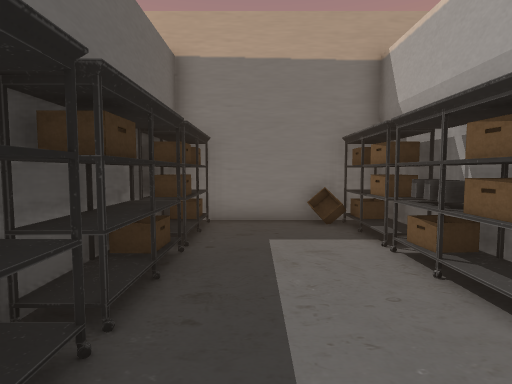
View 1 (above)

19 first-person views from a walk through a 3-D level made in the Unity game engine. The camera is 1.4 m above the floor, tilts 4° down and sees 80° across. The floor is counted in squares, 1 m on a side. Each view is taken from the middle of a square. On the plan, view 1 faces up. The plan holds only what a view shows up to about 14 squares ahead; the rest is blank. The place goes on beyond the plan. The player is left out.

View 2
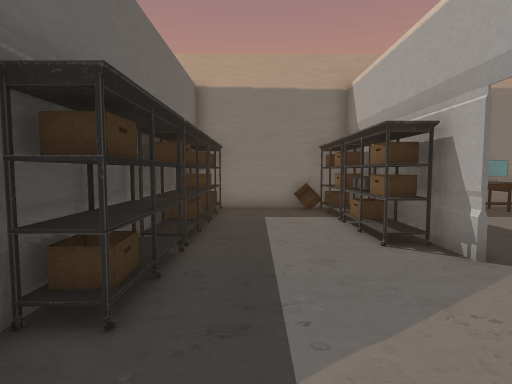

View 3
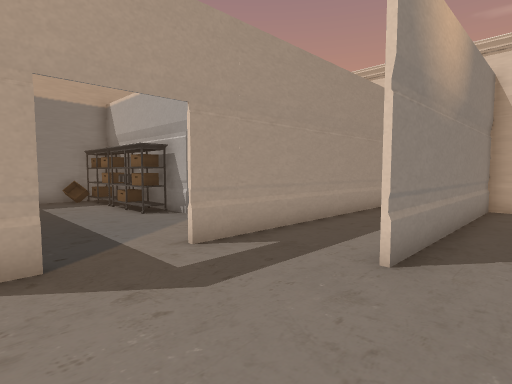

View 4
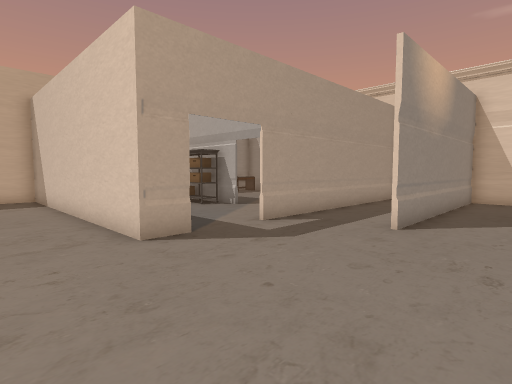

View 5
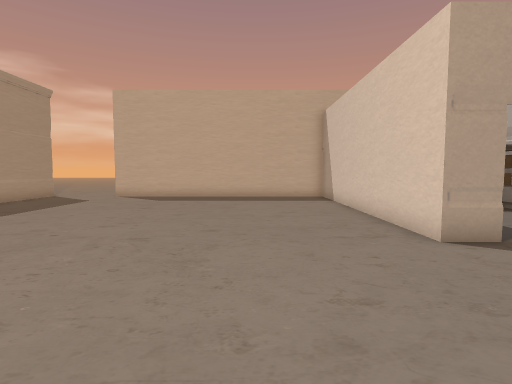

View 6
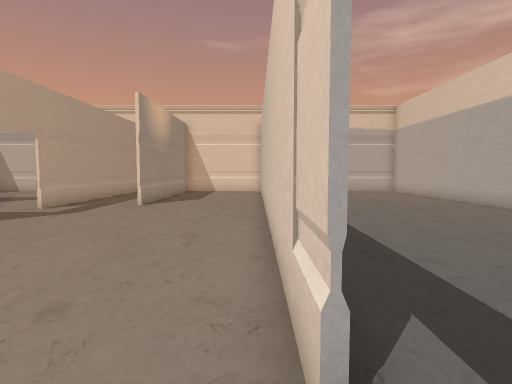

View 7
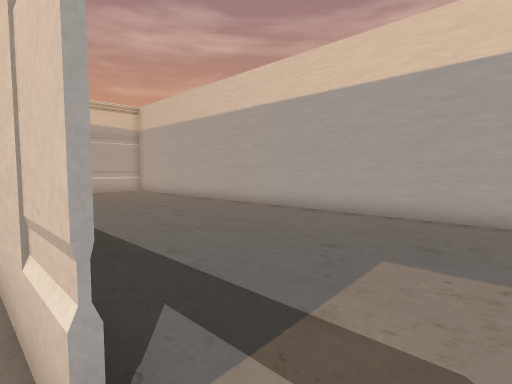

View 8
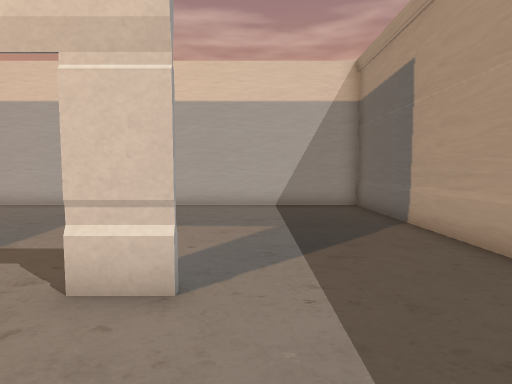

View 9
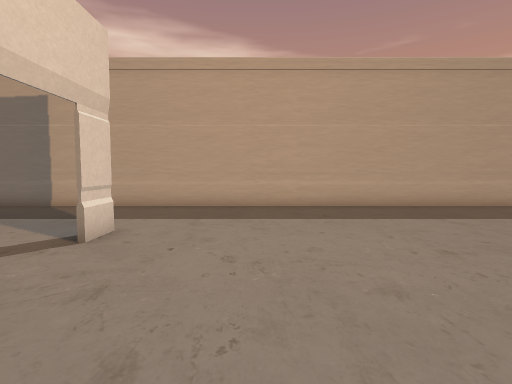

View 10
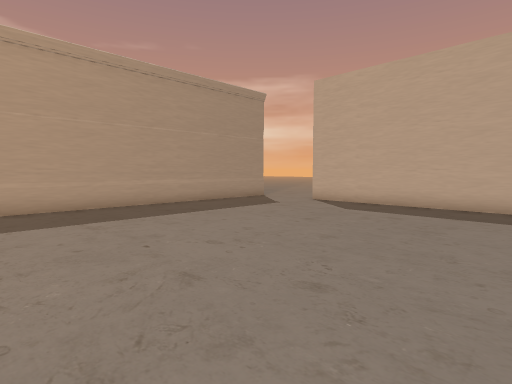

View 11
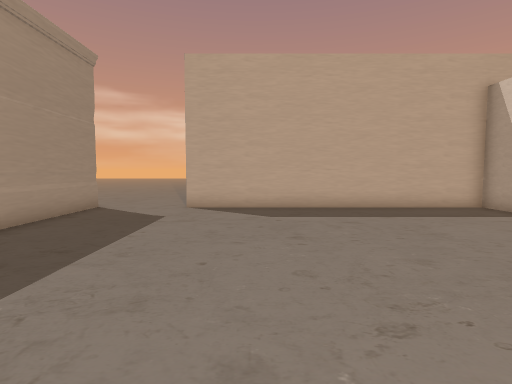

View 12
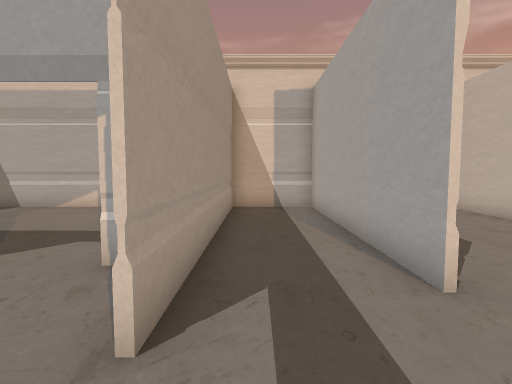

View 13
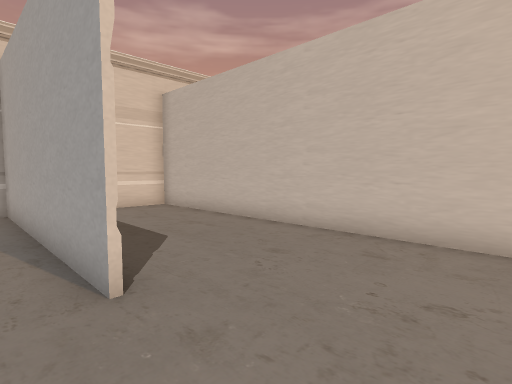

View 14
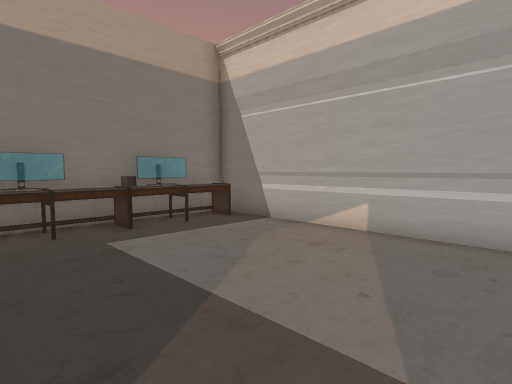

View 15
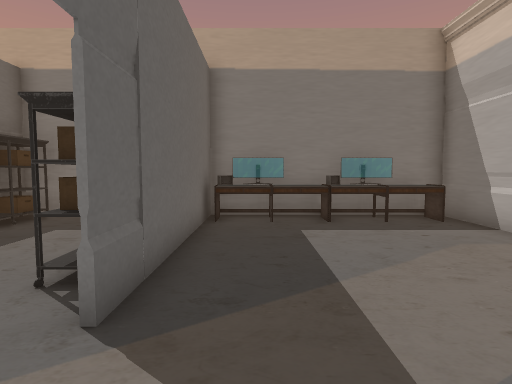

View 16
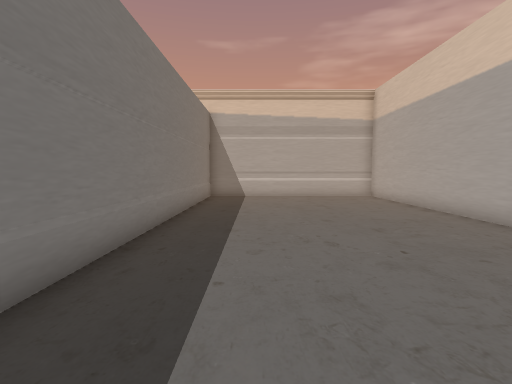

View 17
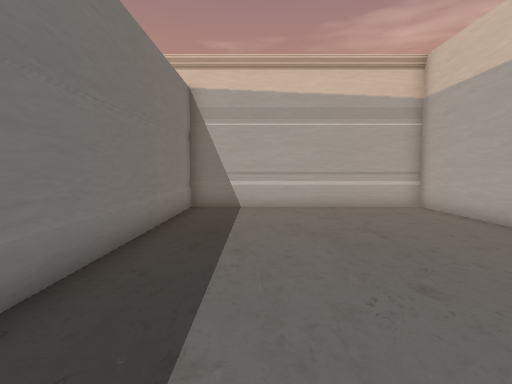

View 18
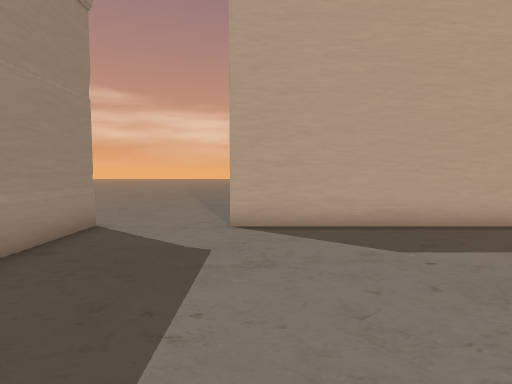

View 19
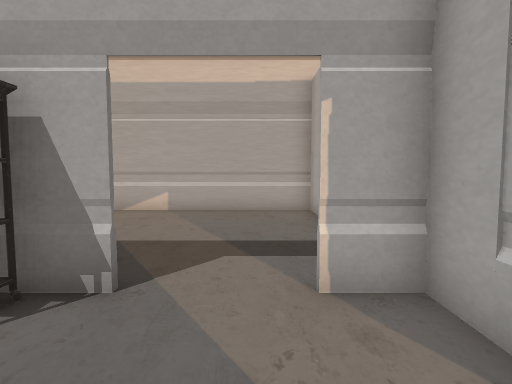

### Floor plan
Key: @ floor where view 1 was taken; # wall or solid block; . floor; = window, fence, low wall or low ledge; T thing the floor can be seen under or through; O other object.
Columns run from 18 left of view 1 to 11 right of it. Each row starts with its distance up from view 1.
 11 .....
 10 .....
  9  ....#########################
  8  #..............O#..OO#OO=OO##
  7  #..............O#..#O=======#
  6  #..............O#..TO.......#
  5  #..............O#..TO.......#
  4  #..............O#..TO.......#
  3  #..............O#..TO.......#
  2  #..............O#...#.......#
  1  #..............O#...........#
  0  #..............O#@..........#
 -1  #..............#.....#......#
 -2  #..............#...##########
 -3  #...........................#
 -4  #...........................#
 -5  #...................#########
 -6  #...........................#
 -7  #...........................#
 -8  #...........................#
 -9  #...........................#
-10  #....##..####################
-11  #...........................#
-12  #...........................#
-13  #...........................#
-14  #...........................#
-15  #...........................#
-16  #...........................#
-17  #...........................#
-18  #...........................#
-19  #############################

Where each view was taken, in squares from view 1:
view 1: 0 up, 0 right, facing up
view 2: 3 down, 0 right, facing up
view 3: 7 down, 2 left, facing up-right
view 4: 8 down, 5 left, facing up-right
view 5: 8 down, 6 left, facing up
view 6: 10 down, 10 left, facing right
view 7: 10 down, 10 left, facing down-right
view 8: 7 down, 13 left, facing down
view 9: 7 down, 5 left, facing left
view 10: 4 down, 5 left, facing up-left
view 11: 3 down, 11 left, facing up
view 12: 3 down, 1 left, facing right
view 13: 4 down, 1 left, facing down-right
view 14: 0 up, 4 right, facing up-right
view 15: 1 down, 5 right, facing up
view 16: 13 down, 6 left, facing right
view 17: 13 down, 1 left, facing right
view 18: 1 up, 13 left, facing up
view 19: 0 up, 0 right, facing right
